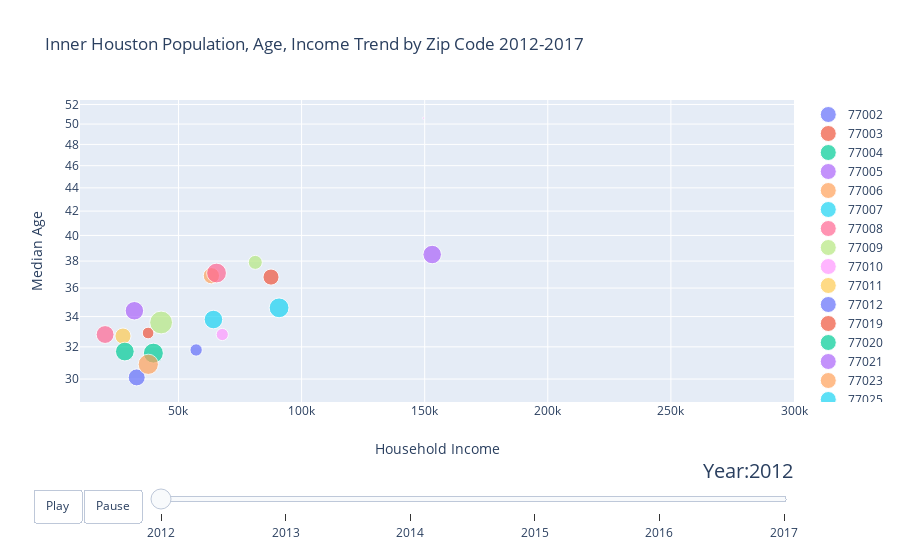

Notebook code cell kept with this figure:
### Code cell
### FOR MOVING BUBBLE PLOT
#get years for our data
years = ["2012", "2013", "2014", "2015", "2016", "2017"]

# make list of zips
zipcodes = []
for zipcode in file_one_df["Zipcode"]:
    if zipcode not in zipcodes:
        zipcodes.append(zipcode)
# make figure
fig_dict = {
    "data": [],
    "layout": {},
    "frames": []
}


# fill in most of layout
fig_dict["layout"]["xaxis"] = {"range": [10000, 300000], "title": "Household Income"}
fig_dict["layout"]["yaxis"] = {"title": "Median Age", "type": "log"}
fig_dict["layout"]["hovermode"] = "closest"
fig_dict["layout"]["sliders"] = {
    "args": [
        "transition", {
            "duration": 400,
            "easing": "cubic-in-out"
        }
    ],
    "initialValue": "2012",
    "plotlycommand": "animate",
    "values": years,
    "visible": True
}
fig_dict["layout"]["updatemenus"] = [
    {
        "buttons": [
            {
                "args": [None, {"frame": {"duration": 500, "redraw": False},
                                "fromcurrent": True, "transition": {"duration": 300,
                                                                    "easing": "quadratic-in-out"}}],
                "label": "Play",
                "method": "animate"
            },
            {
                "args": [[None], {"frame": {"duration": 0, "redraw": False},
                                  "mode": "immediate",
                                  "transition": {"duration": 0}}],
                "label": "Pause",
                "method": "animate"
            }
        ],
        "direction": "left",
        "pad": {"r": 10, "t": 87},
        "showactive": False,
        "type": "buttons",
        "x": 0.1,
        "xanchor": "right",
        "y": 0,
        "yanchor": "top"
    }
]

sliders_dict = {
    "active": 0,
    "yanchor": "top",
    "xanchor": "left",
    "currentvalue": {
        "font": {"size": 20},
        "prefix": "Year:",
        "visible": True,
        "xanchor": "right"
    },
    "transition": {"duration": 300, "easing": "cubic-in-out"},
    "pad": {"b": 10, "t": 50},
    "len": 0.9,
    "x": 0.1,
    "y": 0,
    "steps": []
}

#make data
year = 2012
for zipcode in zipcodes:
    dataset_by_year = file_one_df[census_df["Year"] == year]
    dataset_by_year_and_zip = dataset_by_year[
        dataset_by_year["Zipcode"] == zipcode]

    data_dict = {
        "x": list(dataset_by_year_and_zip["Household Income"]),
        "y": list(dataset_by_year_and_zip["Median Age"]),
        "mode": "markers",
        "text": list(dataset_by_year_and_zip["Zipcode"]),
        "marker": {
            "sizemode": "area",
            "sizeref": 150,
            "size": list(dataset_by_year_and_zip["Population"])
        },
        "name": zipcode
    }
    fig_dict["data"].append(data_dict)
        
    
# make frames 
for year in years:
    frame = {"data": [], "name": str(year)}
    for zipcode in zipcodes:
        dataset_by_year = file_one_df[file_one_df["Year"] == int(year)]
        dataset_by_year_and_zip = dataset_by_year[
            dataset_by_year["Zipcode"] == zipcode]

        data_dict = {
            "x": list(dataset_by_year_and_zip["Household Income"]),
            "y": list(dataset_by_year_and_zip["Median Age"]),
            "mode": "markers",
            "text": list(dataset_by_year_and_zip["Zipcode"]),
            "marker": {
                "sizemode": "area",
                "sizeref": 150,
                "size": list(dataset_by_year_and_zip["Population"])
            },
            "name": zipcode
        }
        frame["data"].append(data_dict)

    fig_dict["frames"].append(frame)
    slider_step = {"args": [
        [year],
        {"frame": {"duration": 300, "redraw": False},
         "mode": "immediate",
         "transition": {"duration": 300}}
    ],
        "label": year,
        "method": "animate"}
    sliders_dict["steps"].append(slider_step)


fig_dict["layout"]["sliders"] = [sliders_dict]

fig = go.Figure(fig_dict)
fig.update_layout(title_text="Inner Houston Population, Age, Income Trend by Zip Code 2012-2017")
fig.show()

### Figure 1 — Plotly figure (JSON) as saved in the notebook; plotly's stock layout.template omitted (floating-point values rounded to 4 significant figures)
{"data": [{"marker": {"size": [11473], "sizemode": "area", "sizeref": 150}, "mode": "markers", "name": "77002", "text": ["77002"], "type": "scatter", "x": [57165], "y": [31.8]}, {"marker": {"size": [10215], "sizemode": "area", "sizeref": 150}, "mode": "markers", "name": "77003", "text": ["77003"], "type": "scatter", "x": [37664], "y": [32.9]}, {"marker": {"size": [29853], "sizemode": "area", "sizeref": 150}, "mode": "markers", "name": "77004", "text": ["77004"], "type": "scatter", "x": [39804], "y": [31.6]}, {"marker": {"size": [25740], "sizemode": "area", "sizeref": 150}, "mode": "markers", "name": "77005", "text": ["77005"], "type": "scatter", "x": [153041], "y": [38.5]}, {"marker": {"size": [19856], "sizemode": "area", "sizeref": 150}, "mode": "markers", "name": "77006", "text": ["77006"], "type": "scatter", "x": [63360], "y": [36.9]}, {"marker": {"size": [29545], "sizemode": "area", "sizeref": 150}, "mode": "markers", "name": "77007", "text": ["77007"], "type": "scatter", "x": [90860], "y": [34.6]}, {"marker": {"size": [29424], "sizemode": "area", "sizeref": 150}, "mode": "markers", "name": "77008", "text": ["77008"], "type": "scatter", "x": [65457], "y": [37.1]}, {"marker": {"size": [39050], "sizemode": "area", "sizeref": 150}, "mode": "markers", "name": "77009", "text": ["77009"], "type": "scatter", "x": [42944], "y": [33.6]}, {"marker": {"size": [342], "sizemode": "area", "sizeref": 150}, "mode": "markers", "name": "77010", "text": ["77010"], "type": "scatter", "x": [149444], "y": [50.6]}, {"marker": {"size": [19396], "sizemode": "area", "sizeref": 150}, "mode": "markers", "name": "77011", "text": ["77011"], "type": "scatter", "x": [27458], "y": [32.7]}, {"marker": {"size": [21619], "sizemode": "area", "sizeref": 150}, "mode": "markers", "name": "77012", "text": ["77012"], "type": "scatter", "x": [33035], "y": [30.1]}, {"marker": {"size": [19450], "sizemode": "area", "sizeref": 150}, "mode": "markers", "name": "77019", "text": ["77019"], "type": "scatter", "x": [87582], "y": [36.8]}, {"marker": {"size": [26381], "sizemode": "area", "sizeref": 150}, "mode": "markers", "name": "77020", "text": ["77020"], "type": "scatter", "x": [28217], "y": [31.7]}, {"marker": {"size": [25640], "sizemode": "area", "sizeref": 150}, "mode": "markers", "name": "77021", "text": ["77021"], "type": "scatter", "x": [32096], "y": [34.4]}, {"marker": {"size": [30696], "sizemode": "area", "sizeref": 150}, "mode": "markers", "name": "77023", "text": ["77023"], "type": "scatter", "x": [37735], "y": [30.9]}, {"marker": {"size": [25935], "sizemode": "area", "sizeref": 150}, "mode": "markers", "name": "77025", "text": ["77025"], "type": "scatter", "x": [64202], "y": [33.8]}, {"marker": {"size": [23963], "sizemode": "area", "sizeref": 150}, "mode": "markers", "name": "77026", "text": ["77026"], "type": "scatter", "x": [20200], "y": [32.8]}, {"marker": {"size": [14745], "sizemode": "area", "sizeref": 150}, "mode": "markers", "name": "77027", "text": ["77027"], "type": "scatter", "x": [81202], "y": [37.9]}, {"marker": {"size": [11184], "sizemode": "area", "sizeref": 150}, "mode": "markers", "name": "77030", "text": ["77030"], "type": "scatter", "x": [67790], "y": [32.8]}], "layout": {"hovermode": "closest", "sliders": [{"active": 0, "currentvalue": {"font": {"size": 20}, "prefix": "Year:", "visible": true, "xanchor": "right"}, "len": 0.9, "pad": {"b": 10, "t": 50}, "steps": [{"args": [["2012"], {"frame": {"duration": 300, "redraw": false}, "mode": "immediate", "transition": {"duration": 300}}], "label": "2012", "method": "animate"}, {"args": [["2013"], {"frame": {"duration": 300, "redraw": false}, "mode": "immediate", "transition": {"duration": 300}}], "label": "2013", "method": "animate"}, {"args": [["2014"], {"frame": {"duration": 300, "redraw": false}, "mode": "immediate", "transition": {"duration": 300}}], "label": "2014", "method": "animate"}, {"args": [["2015"], {"frame": {"duration": 300, "redraw": false}, "mode": "immediate", "transition": {"duration": 300}}], "label": "2015", "method": "animate"}, {"args": [["2016"], {"frame": {"duration": 300, "redraw": false}, "mode": "immediate", "transition": {"duration": 300}}], "label": "2016", "method": "animate"}, {"args": [["2017"], {"frame": {"duration": 300, "redraw": false}, "mode": "immediate", "transition": {"duration": 300}}], "label": "2017", "method": "animate"}], "transition": {"duration": 300, "easing": "cubic-in-out"}, "x": 0.1, "xanchor": "left", "y": 0, "yanchor": "top"}], "title": {"text": "Inner Houston Population, Age, Income Trend by Zip Code 2012-2017"}, "updatemenus": [{"buttons": [{"args": [null, {"frame": {"duration": 500, "redraw": false}, "fromcurrent": true, "transition": {"duration": 300, "easing": "quadratic-in-out"}}], "label": "Play", "method": "animate"}, {"args": [[null], {"frame": {"duration": 0, "redraw": false}, "mode": "immediate", "transition": {"duration": 0}}], "label": "Pause", "method": "animate"}], "direction": "left", "pad": {"r": 10, "t": 87}, "showactive": false, "type": "buttons", "x": 0.1, "xanchor": "right", "y": 0, "yanchor": "top"}], "xaxis": {"range": [10000, 300000], "title": {"text": "Household Income"}}, "yaxis": {"title": {"text": "Median Age"}, "type": "log"}}}
